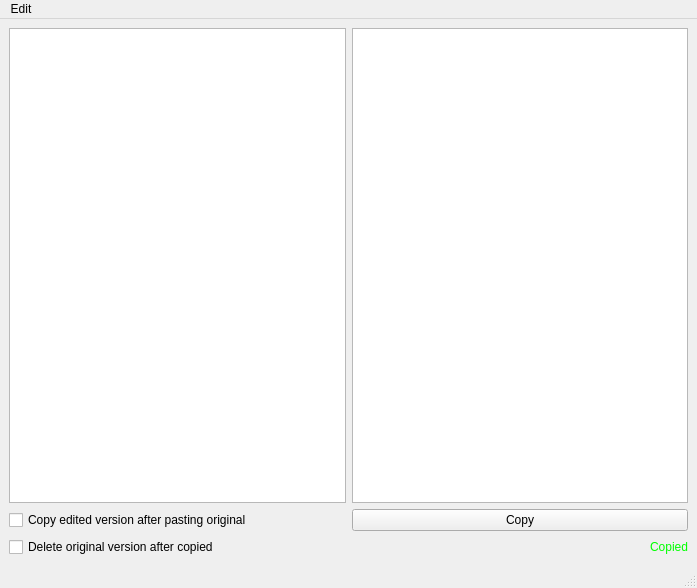
<?xml version="1.0" encoding="UTF-8"?>
<ui version="4.0">
 <class>MainWindow</class>
 <widget class="QMainWindow" name="MainWindow">
  <property name="geometry">
   <rect>
    <x>0</x>
    <y>0</y>
    <width>697</width>
    <height>588</height>
   </rect>
  </property>
  <property name="windowTitle">
   <string>MainWindow</string>
  </property>
  <widget class="QWidget" name="centralwidget">
   <layout class="QHBoxLayout" name="horizontalLayout">
    <item>
     <layout class="QGridLayout" name="gridLayout">
      <item row="0" column="1">
       <widget class="QTextEdit" name="edited"/>
      </item>
      <item row="1" column="1">
       <widget class="QPushButton" name="copyButton">
        <property name="text">
         <string>Copy</string>
        </property>
       </widget>
      </item>
      <item row="0" column="0">
       <widget class="QTextEdit" name="original"/>
      </item>
      <item row="2" column="0">
       <widget class="QCheckBox" name="deleteAfterCopied">
        <property name="text">
         <string>Delete original version after copied</string>
        </property>
       </widget>
      </item>
      <item row="1" column="0">
       <widget class="QCheckBox" name="copyPasted">
        <property name="text">
         <string>Copy edited version after pasting original</string>
        </property>
       </widget>
      </item>
      <item row="2" column="1">
       <widget class="QLabel" name="copiedLabel">
        <property name="enabled">
         <bool>true</bool>
        </property>
        <property name="styleSheet">
         <string notr="true">color: rgba(0, 255, 0, 255);</string>
        </property>
        <property name="text">
         <string>Copied</string>
        </property>
        <property name="alignment">
         <set>Qt::AlignRight|Qt::AlignTrailing|Qt::AlignVCenter</set>
        </property>
        <property name="margin">
         <number>3</number>
        </property>
       </widget>
      </item>
     </layout>
    </item>
   </layout>
  </widget>
  <widget class="QStatusBar" name="statusbar"/>
  <widget class="QMenuBar" name="menubar">
   <property name="geometry">
    <rect>
     <x>0</x>
     <y>0</y>
     <width>697</width>
     <height>21</height>
    </rect>
   </property>
   <widget class="QMenu" name="menuedti">
    <property name="title">
     <string>Edit</string>
    </property>
    <addaction name="actionCopyEdited"/>
   </widget>
   <addaction name="menuedti"/>
  </widget>
  <action name="actionCopyEdited">
   <property name="text">
    <string>Copy Edited</string>
   </property>
   <property name="shortcut">
    <string>Ctrl+Shift+C</string>
   </property>
   <property name="shortcutContext">
    <enum>Qt::WindowShortcut</enum>
   </property>
  </action>
 </widget>
 <resources/>
 <connections/>
</ui>
